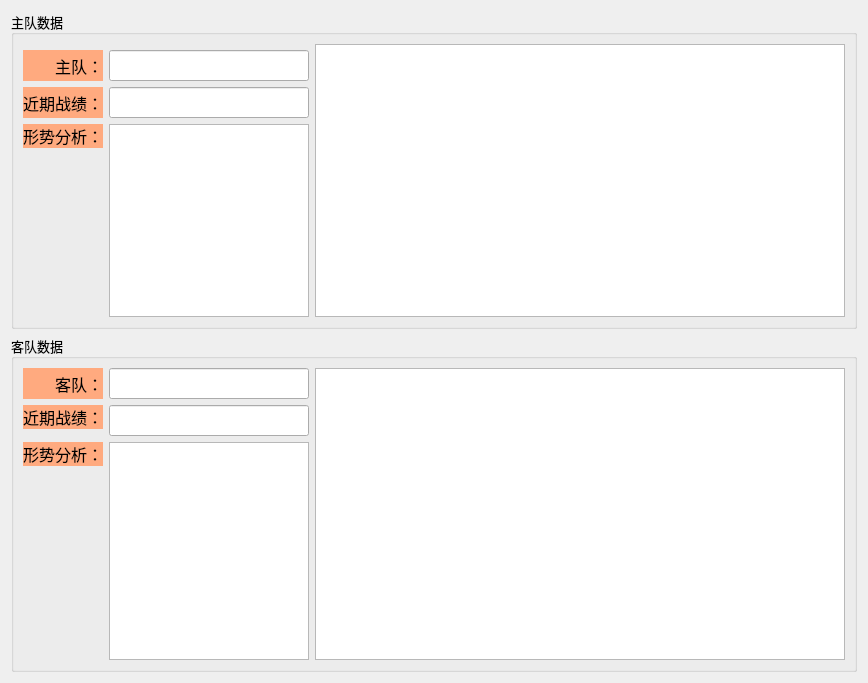
<?xml version="1.0" encoding="UTF-8"?>
<ui version="4.0">
 <class>scoreDetailDialog</class>
 <widget class="QDialog" name="scoreDetailDialog">
  <property name="geometry">
   <rect>
    <x>0</x>
    <y>0</y>
    <width>868</width>
    <height>683</height>
   </rect>
  </property>
  <property name="windowTitle">
   <string>Dialog</string>
  </property>
  <layout class="QGridLayout" name="gridLayout_3">
   <item row="0" column="0">
    <widget class="QGroupBox" name="groupBox">
     <property name="font">
      <font>
       <family>微软雅黑</family>
       <pointsize>10</pointsize>
      </font>
     </property>
     <property name="title">
      <string>主队数据</string>
     </property>
     <layout class="QGridLayout" name="gridLayout">
      <item row="3" column="0">
       <widget class="QLabel" name="label3">
        <property name="font">
         <font>
          <family>微软雅黑</family>
          <pointsize>12</pointsize>
         </font>
        </property>
        <property name="styleSheet">
         <string notr="true">background-color: rgb(255, 170, 127);</string>
        </property>
        <property name="text">
         <string>形势分析：</string>
        </property>
        <property name="alignment">
         <set>Qt::AlignRight|Qt::AlignTrailing|Qt::AlignVCenter</set>
        </property>
       </widget>
      </item>
      <item row="0" column="2" rowspan="5">
       <widget class="QTableWidget" name="tableWidget1"/>
      </item>
      <item row="4" column="0">
       <spacer name="verticalSpacer">
        <property name="orientation">
         <enum>Qt::Vertical</enum>
        </property>
        <property name="sizeHint" stdset="0">
         <size>
          <width>20</width>
          <height>165</height>
         </size>
        </property>
       </spacer>
      </item>
      <item row="2" column="0">
       <widget class="QLabel" name="label2">
        <property name="font">
         <font>
          <family>微软雅黑</family>
          <pointsize>12</pointsize>
         </font>
        </property>
        <property name="styleSheet">
         <string notr="true">background-color: rgb(255, 170, 127);</string>
        </property>
        <property name="text">
         <string>近期战绩：</string>
        </property>
        <property name="alignment">
         <set>Qt::AlignRight|Qt::AlignTrailing|Qt::AlignVCenter</set>
        </property>
       </widget>
      </item>
      <item row="3" column="1" rowspan="2">
       <widget class="QTextEdit" name="textEditHome">
        <property name="maximumSize">
         <size>
          <width>200</width>
          <height>200</height>
         </size>
        </property>
        <property name="font">
         <font>
          <family>微软雅黑</family>
          <pointsize>12</pointsize>
         </font>
        </property>
       </widget>
      </item>
      <item row="2" column="1">
       <widget class="QLineEdit" name="lineEditHlast1">
        <property name="maximumSize">
         <size>
          <width>200</width>
          <height>16777215</height>
         </size>
        </property>
        <property name="font">
         <font>
          <family>微软雅黑</family>
          <pointsize>12</pointsize>
         </font>
        </property>
       </widget>
      </item>
      <item row="1" column="1">
       <widget class="QLineEdit" name="lineEditHome">
        <property name="maximumSize">
         <size>
          <width>200</width>
          <height>16777215</height>
         </size>
        </property>
        <property name="font">
         <font>
          <family>微软雅黑</family>
          <pointsize>12</pointsize>
         </font>
        </property>
       </widget>
      </item>
      <item row="1" column="0">
       <widget class="QLabel" name="label1">
        <property name="font">
         <font>
          <family>微软雅黑</family>
          <pointsize>12</pointsize>
         </font>
        </property>
        <property name="styleSheet">
         <string notr="true">background-color: rgb(255, 170, 127);</string>
        </property>
        <property name="text">
         <string>主队：</string>
        </property>
        <property name="alignment">
         <set>Qt::AlignRight|Qt::AlignTrailing|Qt::AlignVCenter</set>
        </property>
       </widget>
      </item>
     </layout>
    </widget>
   </item>
   <item row="1" column="0">
    <widget class="QGroupBox" name="groupBox_2">
     <property name="font">
      <font>
       <family>微软雅黑</family>
       <pointsize>10</pointsize>
      </font>
     </property>
     <property name="title">
      <string>客队数据</string>
     </property>
     <layout class="QGridLayout" name="gridLayout_2">
      <item row="0" column="0">
       <widget class="QLabel" name="label1_2">
        <property name="font">
         <font>
          <family>微软雅黑</family>
          <pointsize>12</pointsize>
         </font>
        </property>
        <property name="styleSheet">
         <string notr="true">background-color: rgb(255, 170, 127);</string>
        </property>
        <property name="text">
         <string>客队：</string>
        </property>
        <property name="alignment">
         <set>Qt::AlignRight|Qt::AlignTrailing|Qt::AlignVCenter</set>
        </property>
       </widget>
      </item>
      <item row="0" column="1">
       <widget class="QLineEdit" name="lineEditAway">
        <property name="maximumSize">
         <size>
          <width>200</width>
          <height>16777215</height>
         </size>
        </property>
        <property name="font">
         <font>
          <family>微软雅黑</family>
          <pointsize>12</pointsize>
         </font>
        </property>
       </widget>
      </item>
      <item row="1" column="0">
       <widget class="QLabel" name="label2_2">
        <property name="font">
         <font>
          <family>微软雅黑</family>
          <pointsize>12</pointsize>
         </font>
        </property>
        <property name="styleSheet">
         <string notr="true">background-color: rgb(255, 170, 127);</string>
        </property>
        <property name="text">
         <string>近期战绩：</string>
        </property>
        <property name="alignment">
         <set>Qt::AlignRight|Qt::AlignTrailing|Qt::AlignVCenter</set>
        </property>
       </widget>
      </item>
      <item row="1" column="1" rowspan="2">
       <widget class="QLineEdit" name="lineEditHlast2">
        <property name="maximumSize">
         <size>
          <width>200</width>
          <height>16777215</height>
         </size>
        </property>
        <property name="font">
         <font>
          <family>微软雅黑</family>
          <pointsize>12</pointsize>
         </font>
        </property>
       </widget>
      </item>
      <item row="3" column="0">
       <widget class="QLabel" name="label3_2">
        <property name="font">
         <font>
          <family>微软雅黑</family>
          <pointsize>12</pointsize>
         </font>
        </property>
        <property name="styleSheet">
         <string notr="true">background-color: rgb(255, 170, 127);</string>
        </property>
        <property name="text">
         <string>形势分析：</string>
        </property>
        <property name="alignment">
         <set>Qt::AlignRight|Qt::AlignTrailing|Qt::AlignVCenter</set>
        </property>
       </widget>
      </item>
      <item row="3" column="1" rowspan="2">
       <widget class="QTextEdit" name="textEditAway">
        <property name="maximumSize">
         <size>
          <width>200</width>
          <height>16777215</height>
         </size>
        </property>
        <property name="font">
         <font>
          <family>微软雅黑</family>
          <pointsize>12</pointsize>
         </font>
        </property>
       </widget>
      </item>
      <item row="4" column="0">
       <spacer name="verticalSpacer_2">
        <property name="orientation">
         <enum>Qt::Vertical</enum>
        </property>
        <property name="sizeHint" stdset="0">
         <size>
          <width>20</width>
          <height>194</height>
         </size>
        </property>
       </spacer>
      </item>
      <item row="0" column="2" rowspan="5">
       <widget class="QTableWidget" name="tableWidget2"/>
      </item>
     </layout>
    </widget>
   </item>
  </layout>
 </widget>
 <resources/>
 <connections/>
</ui>
